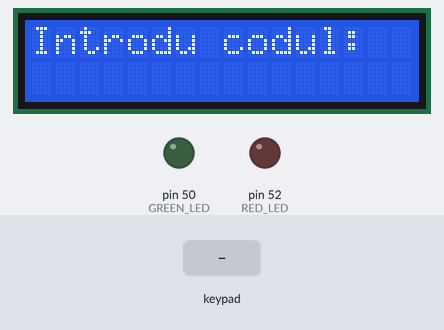
Recording of a program running on a simulated Arduino Mega 2560, built with avr-gcc and run on an emulated ATmega2560. On the bench: 16×2 character LCD, output pins drawn as LEDs (lit = HIGH). The inputs (shaded band) are chosen by the test bench. What the program prints to the serial monitor is not drawn.

Above: at 1.2 s.
1.3 s: keypad keys 3 4 3 6 3 8 4 0 # pressed 0.4 s apart
At 5.0 s:
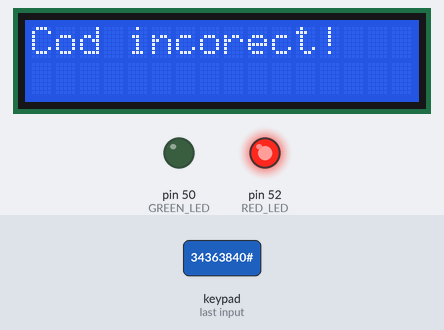
6.4 s: keypad keys 1 2 3 4 # pressed 0.4 s apart
At 9.2 s:
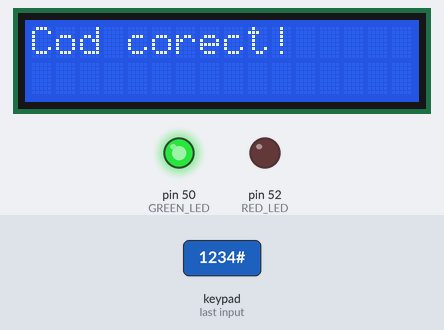
9.9 s: key 'A' pressed
At 10.4 s:
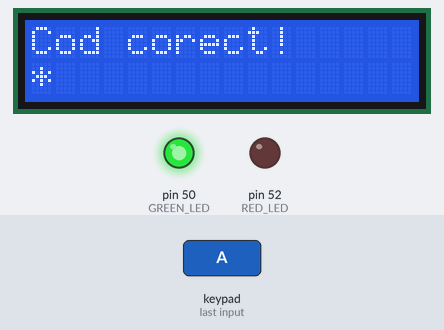
11.4 s: keypad keys 3 4 3 6 3 8 4 0 * pressed 0.4 s apart
At 11.6 s:
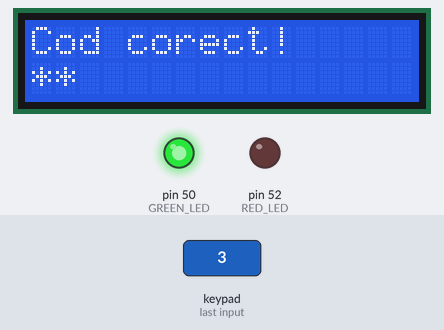
16.5 s: keypad keys 3 4 3 6 3 8 4 0 D pressed 0.4 s apart
At 20.3 s:
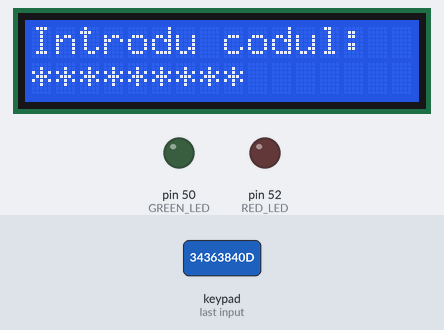
21.6 s: key 'B' pressed
At 22.9 s:
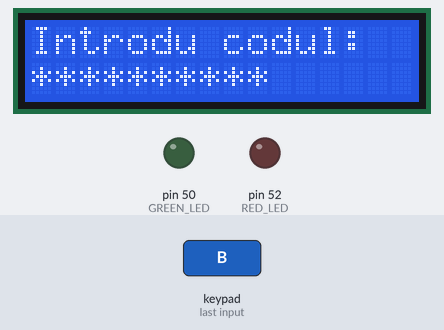
Timing chart, 0 to 24.1 s (numbered marks = the images above; inputs shaded):
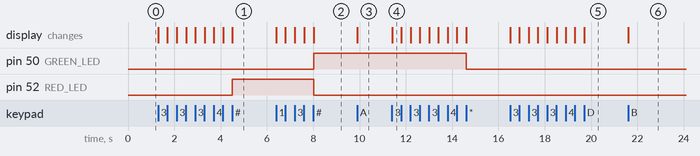

The program:

main.cpp
```cpp
#include <Arduino.h>
#include "code_lock.h"

// Punctul de intrare Arduino deleaga initializarea si executia modulului
// aplicatiei. Configuratia componentelor este ascunsa in modulele dedicate.
void setup()
{
    CodeLock::initialize();
}

void loop()
{
    CodeLock::update();
}
```

code_lock.h
```cpp
#ifndef CODE_LOCK_H
#define CODE_LOCK_H

namespace CodeLock
{
// Initializeaza LED-urile, comunicarea seriala la 9600 baud si LCD-ul.
// Afiseaza mesajul initial. Se apeleaza o singura data din setup().
void initialize();
// Executa o iteratie: citeste o tasta, o raporteaza prin Serial si trateaza
// resetarea (*), verificarea (#) sau adaugarea unui caracter la cod.
// Daca nu exista o tasta noua, nu modifica starea aplicatiei.
void update();
}

#endif
```

status_leds.h
```cpp
#ifndef STATUS_LEDS_H
#define STATUS_LEDS_H

namespace StatusLeds
{
// Configureaza ambii pini ca iesiri si stinge ambele LED-uri.
void initialize();
// Stinge ambele LED-uri la resetarea introducerii.
void reset();
// Aprinde LED-ul verde si stinge LED-ul rosu.
void showSuccess();
// Stinge LED-ul verde si aprinde LED-ul rosu.
void showFailure();
}

#endif
```

code_lock.cpp
```cpp
#include "code_lock.h"
#include <Arduino.h>
#include "lcd_display.h"
#include "matrix_keypad.h"
#include "status_leds.h"

namespace
{
const char correctCode[] = "1234";
String enteredCode = "";
}

namespace CodeLock
{
void initialize()
{
    // Pastram ordinea initializarii: LED-uri, Serial, apoi LCD si mesaj.
    StatusLeds::initialize();
    Serial.begin(9600);
    LcdDisplay::initialize();
    LcdDisplay::showPrompt();
}

void update()
{
    char key = MatrixKeypad::readKey();

    if (key)
    {
        Serial.print("Tasta apasata: ");
        Serial.println(key);

        if (key == '*')
        {
            // Resetarea elimina codul, stinge LED-urile si reface invitatia.
            enteredCode = "";
            StatusLeds::reset();
            LcdDisplay::showPrompt();
        }
        else if (key == '#')
        {
            // Stergem LCD-ul inainte de comparatie, ca in versiunea initiala.
            // Comparatia se face cu intregul sir, inclusiv daca este gol.
            LcdDisplay::clear();

            if (enteredCode == correctCode)
            {
                StatusLeds::showSuccess();
                LcdDisplay::showCorrectCode();
                Serial.println("Cod corect!");
            }
            else
            {
                StatusLeds::showFailure();
                LcdDisplay::showIncorrectCode();
                Serial.println("Cod incorect!");
            }

            // Golim numai sirul. Rezultatul afisat si LED-urile raman active
            // pana la o noua verificare sau la resetarea cu tasta '*'.
            enteredCode = "";
        }
        else
        {
            // Acceptam toate celelalte taste, inclusiv A-D, fara limita noua
            // de lungime. Afisarea mascata nu modifica LED-urile sau mesajul.
            enteredCode += key;
            LcdDisplay::showMaskedCode(enteredCode.length());
        }
    }
}
}
```

status_leds.cpp
```cpp
#include "status_leds.h"

#include <Arduino.h>

namespace
{
const int GREEN_LED = 50;
const int RED_LED = 52;
}

namespace StatusLeds
{
void initialize()
{
    pinMode(GREEN_LED, OUTPUT);
    pinMode(RED_LED, OUTPUT);
    reset();
}

void reset()
{
    digitalWrite(GREEN_LED, LOW);
    digitalWrite(RED_LED, LOW);
}

// Fiecare rezultat seteaza explicit ambele iesiri. Ordinea scrierilor
// (verde, apoi rosu) si nivelurile logice sunt cele din codul initial.
void showSuccess()
{
    digitalWrite(GREEN_LED, HIGH);
    digitalWrite(RED_LED, LOW);
}

void showFailure()
{
    digitalWrite(GREEN_LED, LOW);
    digitalWrite(RED_LED, HIGH);
}
}
```

lcd_display.h
```cpp
#ifndef LCD_DISPLAY_H
#define LCD_DISPLAY_H

// Interfata LCD-ului; conexiunile si obiectul hardware sunt private modulului.
namespace LcdDisplay
{
// Configureaza LCD-ul cu 16 coloane si 2 randuri.
void initialize();
// Sterge intregul continut al afisajului.
void clear();
// Sterge afisajul si scrie invitatia de introducere pe primul rand.
void showPrompt();
// Scriu rezultatul pe primul rand, fara a sterge in prealabil afisajul.
void showCorrectCode();
void showIncorrectCode();
// Scrie count asteriscuri de la inceputul randului al doilea, fara stergere.
void showMaskedCode(unsigned int count);
}

#endif
```

matrix_keypad.h
```cpp
#ifndef MATRIX_KEYPAD_H
#define MATRIX_KEYPAD_H

namespace MatrixKeypad
{
// Citeste o tasta prin biblioteca Keypad; intoarce 0 daca nu exista o tasta
// noua. Pastreaza caracterele 0-9, A-D, * si # din matricea originala.
char readKey();
}

#endif
```

lcd_display.cpp
```cpp
#include "lcd_display.h"
#include <LiquidCrystal.h>

namespace
{
// Ordinea pinilor este RS, E, D4, D5, D6, D7, identica versiunii initiale.
LiquidCrystal lcd(22, 24, 26, 28, 30, 32);
}

namespace LcdDisplay
{
void initialize()
{
    lcd.begin(16, 2);
}

void clear()
{
    lcd.clear();
}

void showPrompt()
{
    lcd.clear();
    lcd.setCursor(0, 0);
    lcd.print("Introdu codul:");
}

void showCorrectCode()
{
    lcd.setCursor(0, 0);
    lcd.print("Cod corect!");
}

void showIncorrectCode()
{
    lcd.setCursor(0, 0);
    lcd.print("Cod incorect!");
}

void showMaskedCode(unsigned int count)
{
    lcd.setCursor(0, 1);

    // Rescriem cate un asterisc pentru fiecare caracter introdus. Nu stergem
    // LCD-ul si nu limitam lungimea: pastram inclusiv comportamentul original
    // pentru introduceri mai lungi decat latimea fizica a afisajului.
    for (unsigned int i = 0; i < count; i++)
    {
        lcd.print("*");
    }
}
}
```

matrix_keypad.cpp
```cpp
#include "matrix_keypad.h"

#include <Arduino.h>
#include <Keypad.h>

namespace
{
const byte ROWS = 4;
const byte COLS = 4;

char keys[ROWS][COLS] = {
    {'1', '2', '3', 'A'},
    {'4', '5', '6', 'B'},
    {'7', '8', '9', 'C'},
    {'*', '0', '#', 'D'}
};

byte rowPins[ROWS] = {34, 36, 38, 40};
byte colPins[COLS] = {42, 44, 46, 48};

// Asocierea dintre randuri, coloane si caractere ramane neschimbata.
// Obiectul si tablourile au durata de viata a intregului program deoarece
// biblioteca pastreaza referinte la configuratia tastaturii.
Keypad keypad = Keypad(
    makeKeymap(keys),
    rowPins,
    colPins,
    ROWS,
    COLS
);
}

namespace MatrixKeypad
{
char readKey()
{
    // Delegam detectarea tastelor bibliotecii, fara temporizari sau filtrari
    // suplimentare care ar modifica modul de citire al programului initial.
    return keypad.getKey();
}
}
```

Measured:
- after the input at 1.3 s, pin 52 (RED_LED): LOW → HIGH after 3.2 s; the display: first changes at once (image 1 shows a later state)
- after the input at 6.4 s, pin 50 (GREEN_LED): LOW → HIGH after 1.6 s; pin 52 (RED_LED): HIGH → LOW after 1.6 s; the display: first changes at once (image 2 shows a later state)
- after the input at 9.9 s, the display: changes at once (image 3)
- after the input at 11.4 s, pin 50 (GREEN_LED): HIGH → LOW after 3.2 s; the display: changes at once (image 4)
- after the input at 16.5 s, the display: first changes at once (image 5 shows a later state)
- after the input at 21.6 s, the display: changes at once (image 6)
